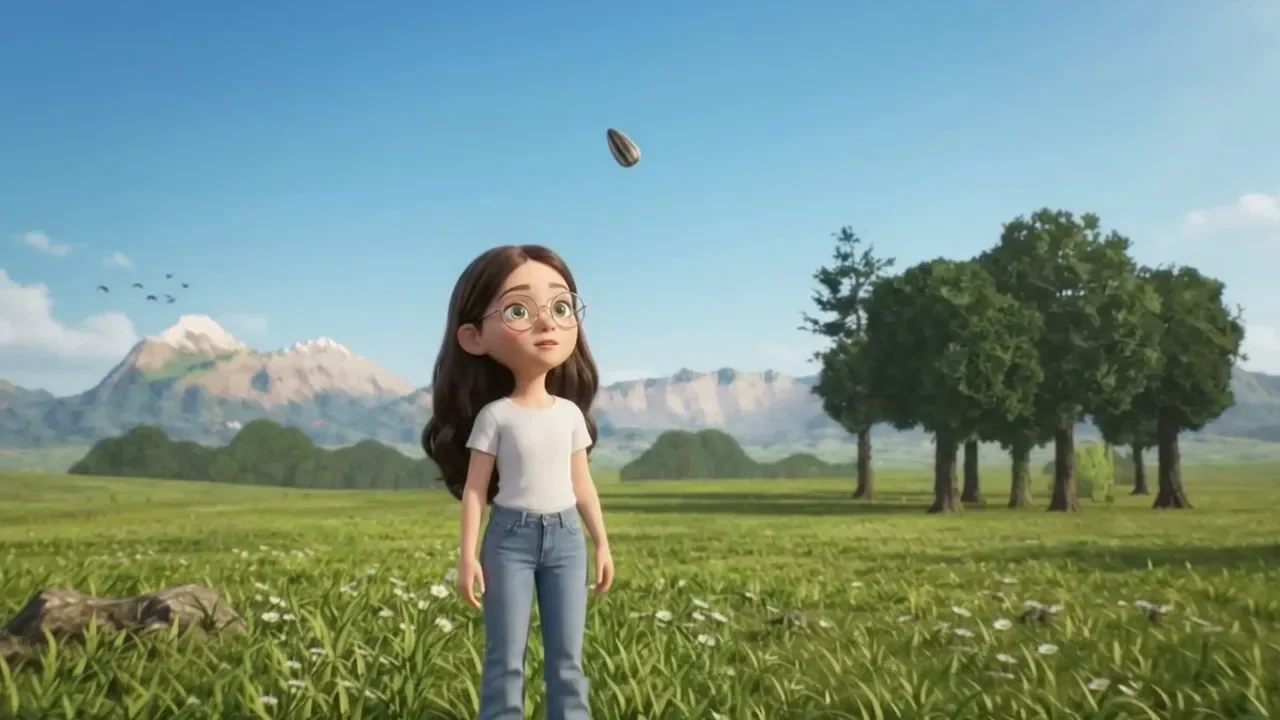
#> input picture seed/catch/f022.webp, 1280 x 720 px, found by its file name
$ python bridge.py
#> lines starting #> are read from the running program, lines starting #| are printed output that depends on the picture; after the words box and inside, x2 and y2 are one past the last pixel; in counts of white or black regions, pixels touching at a corner belong together; pictures that were not available may be replaced by others from this repository, and a replacement may not be noted
"""Seed -> sprout -> soil bridge. Replaces bloom frames 23..62 with K new frames.
Inputs: SRC is the ORIGINAL 160-frame bloom folder (it reads f022 and f063), plus spr_a2.npy (= tools/sprout63_mask.npy, the sprout cut-out mask from sprite.py).
Run: python3 bridge.py <outdir> 160, then write the frames to bloom/f023..f182.webp.
A: a slim sprout pushes out of the cracked seed (camera drifts up with it)
B: the camera tilts up, the shoot climbs into the soil
C: the real sprout breaks out through the mound and hands off to frame 63"""
import cv2,numpy as np,sys,os
SRC='zip/krati-project/bloom'; OUT=sys.argv[1] if len(sys.argv)>1 else 'out'
K=int(sys.argv[2]) if len(sys.argv)>2 else 80
os.makedirs(OUT,exist_ok=True)
W,H=1280,720
ss=lambda x:(lambda c:c*c*(3-2*c))(np.clip(x,0,1))
rng=lambda t,a,b:np.clip((t-a)/(b-a),0,1)
lerp=lambda a,b,t:a+(b-a)*t
F22=cv2.imread(f'{SRC}/f022.webp').astype(np.float32)
F63=cv2.imread(f'{SRC}/f063.webp').astype(np.float32)
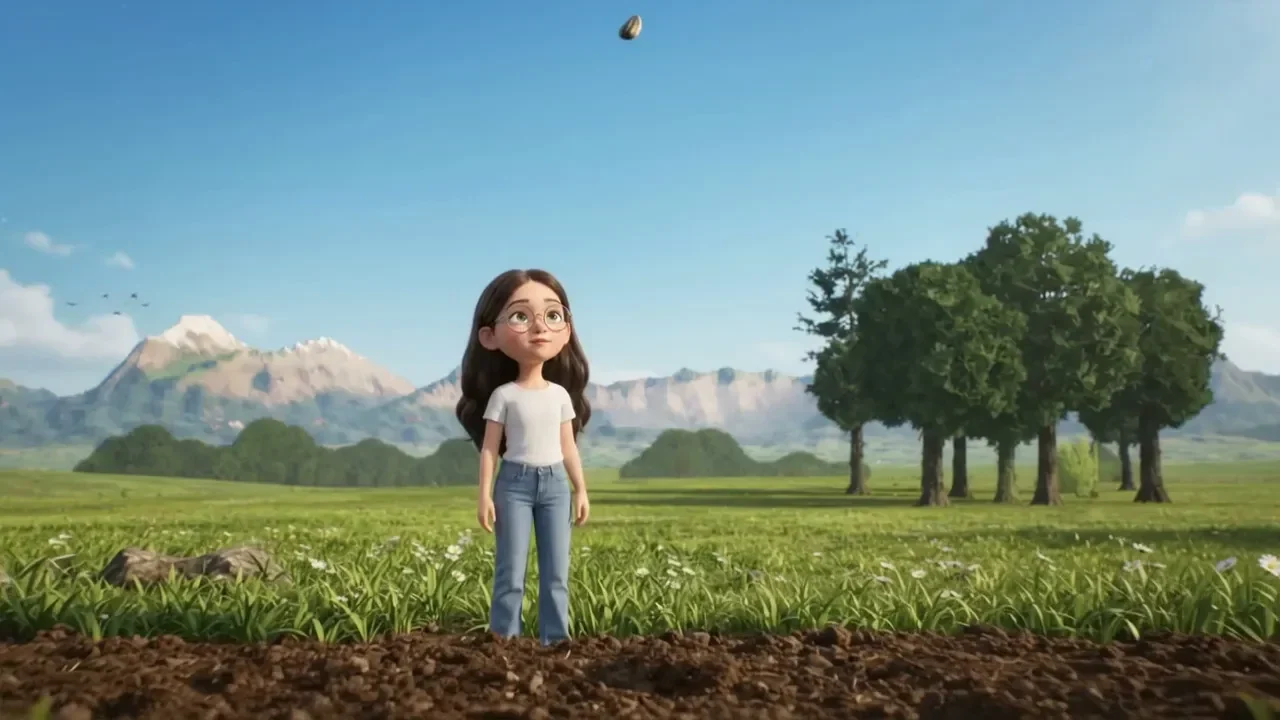
#> input picture seed/catch/f006.webp, 1280 x 720 px, given in place of f063.webp, which was not available
yy,xx=np.mgrid[0:H,0:W].astype(np.float32)
SPK=(1120,560,1200,640)                          # the corner sparkle every frame carries at the same screen spot
def glyph(F):
    x0,y0,x1,y1=SPK;g=F[y0:y1,x0:x1].mean(2);sat=F[y0:y1,x0:x1].max(2)-F[y0:y1,x0:x1].min(2)
#> after `g = F[y0:y1, x0:x1].mean(2)`:
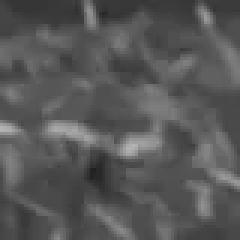
#> g: shape (80, 80) float32 (shown 3 times larger); min 32.67, max 181.3, mean 87.5
#> after `sat = F[y0:y1, x0:x1].max(2) - F[y0:y1, x0:x1].min(2)`:
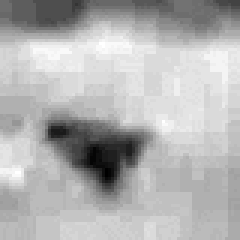
#> sat: shape (80, 80) float32 (shown 3 times larger); min 27, max 76, mean 61.4; drawn with min black and max white
    bg=cv2.medianBlur(np.clip(g,0,255).astype(np.uint8),41).astype(np.float32)
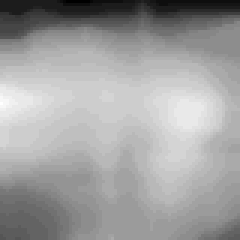
#> bg: shape (80, 80) float32 (shown 3 times larger); min 59, max 95, mean 81.6; drawn with min black and max white
    m=(((g-bg)>22)&(sat<35)).astype(np.uint8)
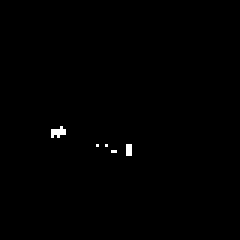
#> m: shape (80, 80) (shown 3 times larger); values 0 (black) and 1 (white), 0.39% white in thin lines or dots, all inside (x1, y1, x2, y2) = (17, 42, 44, 52)
    m=cv2.morphologyEx(m,cv2.MORPH_OPEN,cv2.getStructuringElement(cv2.MORPH_ELLIPSE,(5,5)))
#> m: shape (80, 80); every value is 0
    n,l,st,c=cv2.connectedComponentsWithStats(m);k=1+np.argmax(st[1:,4]);m=(l==k).astype(np.uint8)
#> after `n, l, st, c = cv2.connectedComponentsWithStats(m)`: l: shape (80, 80) int32; every value is 0
#> after `n, l, st, c = cv2.connectedComponentsWithStats(m)`: n = 1; st = [[0, 0, 80, 80, 6400]]; c = [[39.5, 39.5]]
    ff=m.copy();cv2.floodFill(ff,None,(0,0),1);m=m|(1-ff)
    full=np.zeros(F.shape[:2],np.uint8);full[y0:y1,x0:x1]=m;return full
def unspark(F):
    m=cv2.dilate(GLYPH,np.ones((7,7),np.uint8))
    return cv2.inpaint(np.clip(F,0,255).astype(np.uint8),m*255,5,cv2.INPAINT_TELEA).astype(np.float32)
#> (the run stopped early here; a loop or call above may not have finished)
